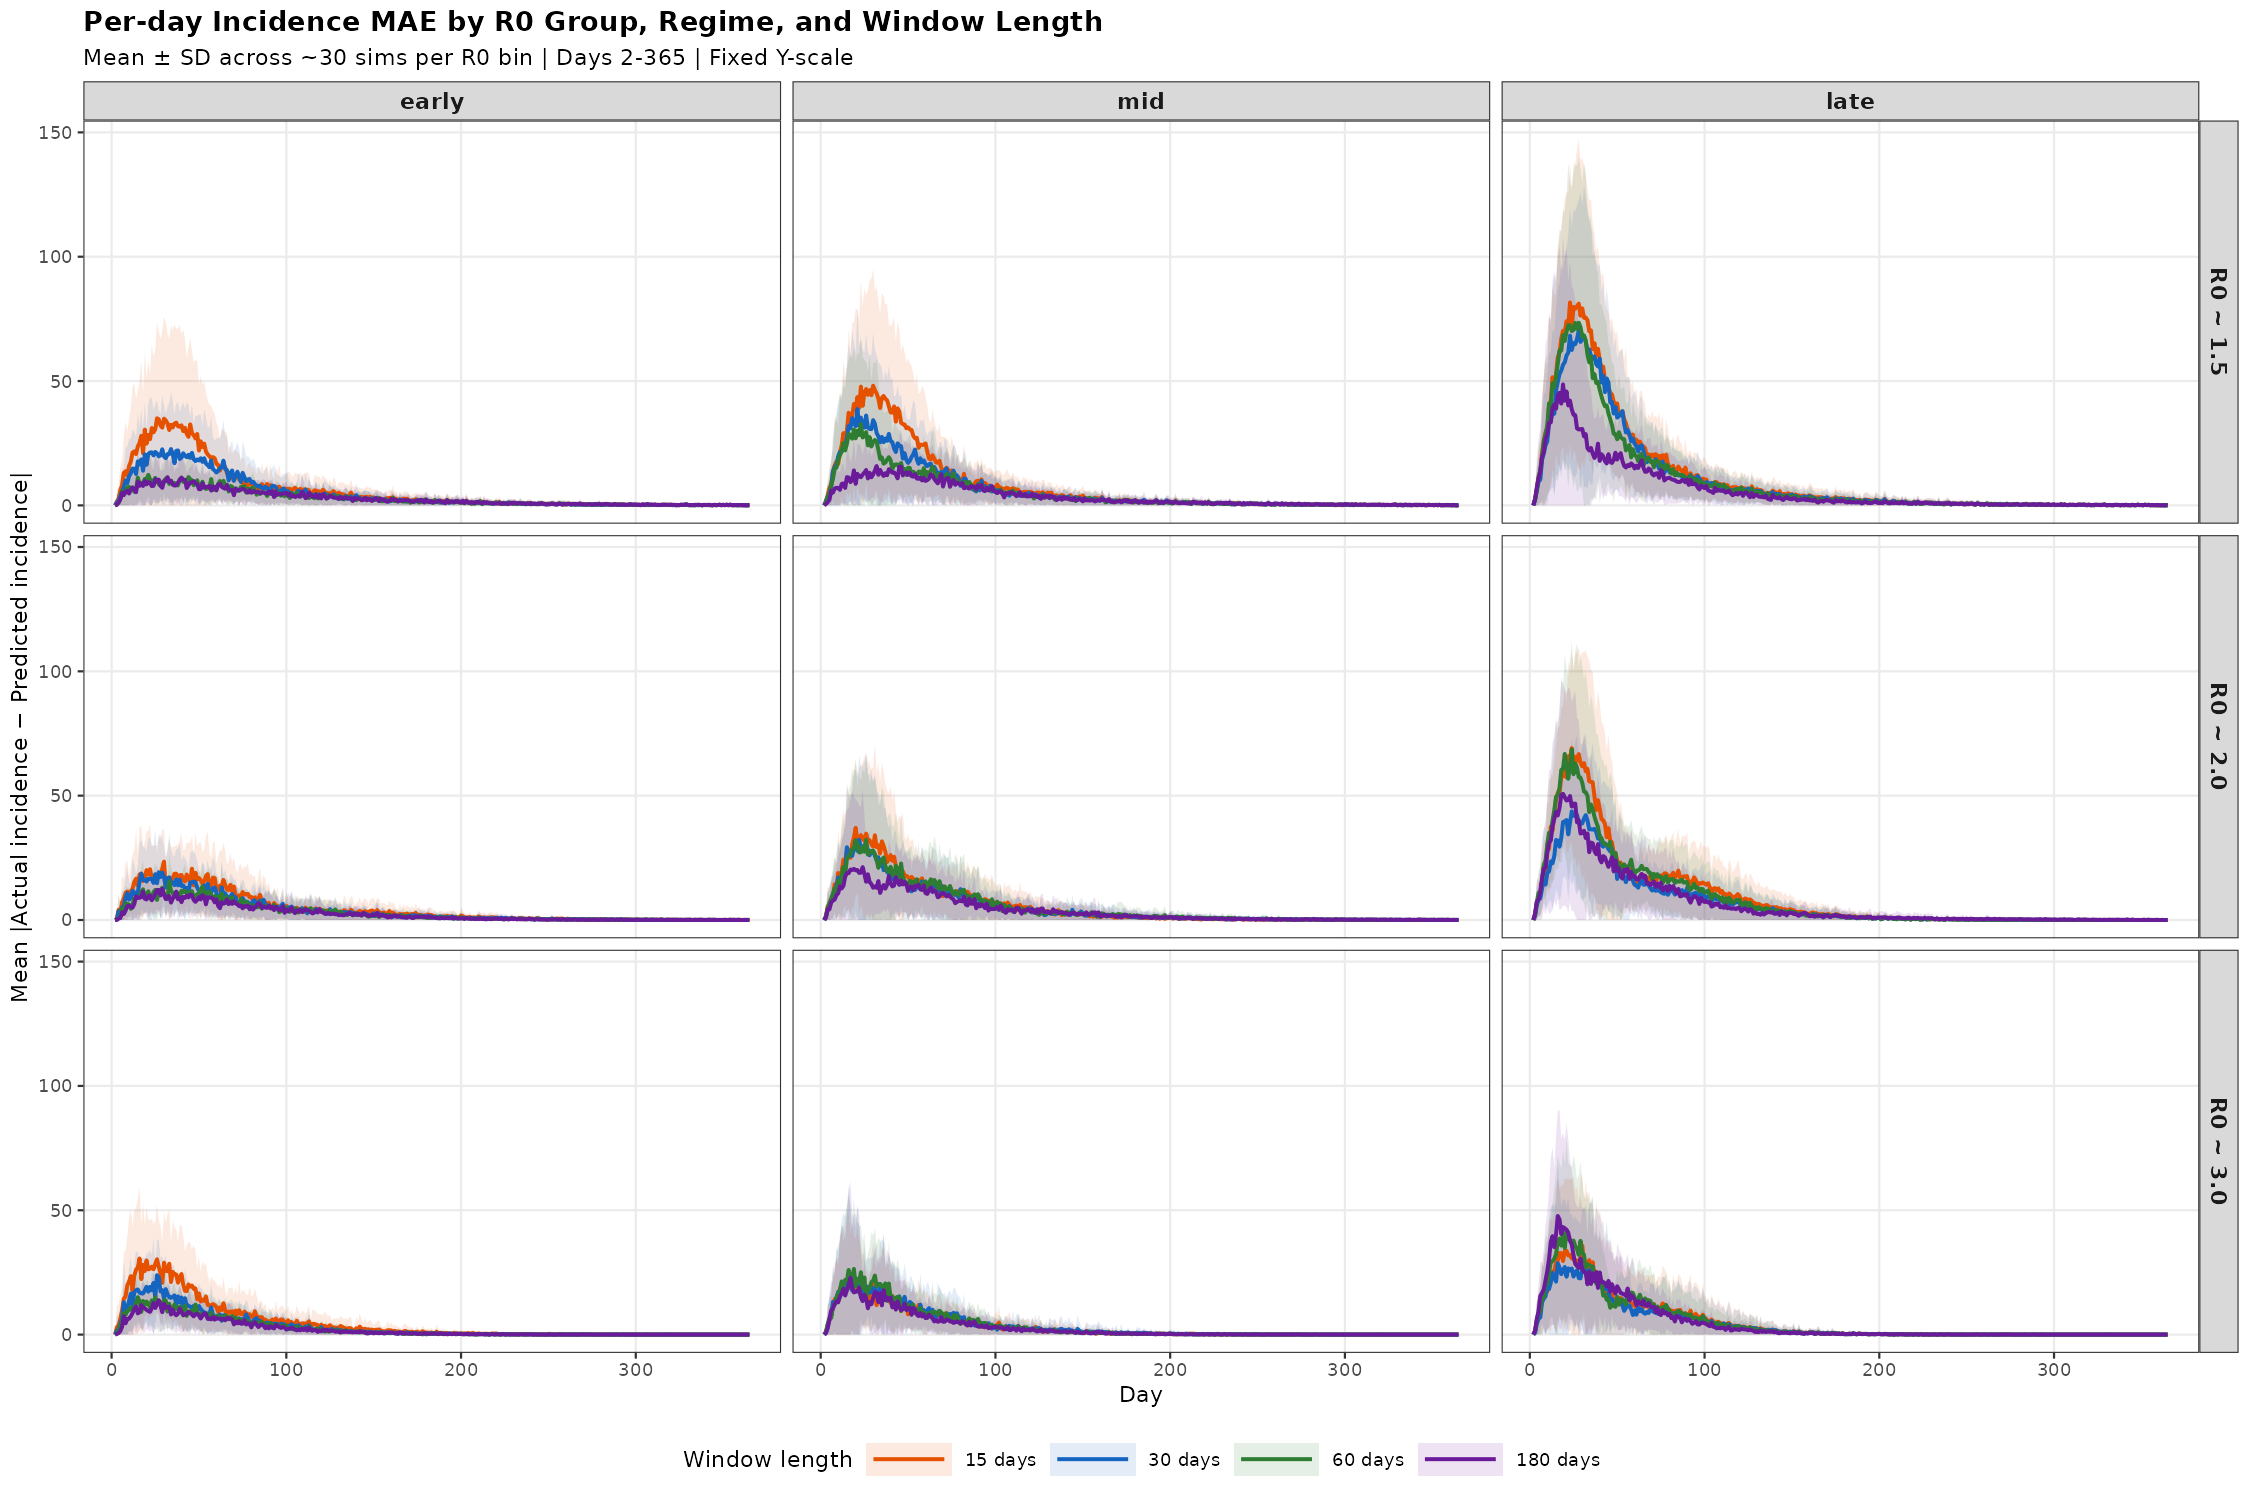

R code for this plot:
# =============================================================================
#  mae_by_r0_window.R
#
#  Per-day incidence MAE grouped by true R0 bin and observation window length.
#
#  Layout: facet_grid(R0 bin ~ regime), colored lines per window length.
#          Y-scales are FIXED across all panels so trends are comparable.
#          Day 1 excluded from plots.
#
#  R0 bins:
#    "R0 ~ 1.5"  : true R0 in [1.2, 1.8)
#    "R0 ~ 2.0"  : true R0 in [1.8, 2.5)
#    "R0 ~ 3.0"  : true R0 in [2.5, 3.8)
#
#  Windows shown: 15d, 30d, 60d, 180d  x  early / mid / late
#
#  Usage: Rscript mae_by_r0_window.R
#  Prerequisite: generate_tuned_predictions.py must have been run first.
# =============================================================================

suppressPackageStartupMessages({
  library(epiworldR)
  library(ggplot2)
  library(dplyr)
  library(tidyr)
  library(patchwork)
})

# ---------------------------------------------------------------------------
# Config
# ---------------------------------------------------------------------------
DATA_DIR     <- path.expand("~/sima/epiworldRcalibrate_SEIR/SEIR_epi_reconstruction")
CONTACT_RATE <- 1
NDAYS        <- 365L
N_PER_BIN    <- 30     # sims sampled from each R0 bin

# All three regimes x four lengths = 12 windows
WINDOWS_SHOW <- c(
  "early_015d", "early_030d", "early_060d", "early_180d",
  "mid_015d",   "mid_030d",   "mid_060d",   "mid_180d",
  "late_015d",  "late_030d",  "late_060d",  "late_180d"
)
WIN_LABELS <- c(
  "015d" = "15 days", "030d" = "30 days",
  "060d" = "60 days", "180d" = "180 days"
)

R0_BINS <- list(
  "R0 ~ 1.5" = c(1.2, 1.8),
  "R0 ~ 2.0" = c(1.8, 2.5),
  "R0 ~ 3.0" = c(2.5, 3.8)
)

set.seed(42)

# ---------------------------------------------------------------------------
# Load data
# ---------------------------------------------------------------------------
preds_file <- file.path(DATA_DIR, "test_bilstm_predictions_tuned.csv")
if (!file.exists(preds_file)) {
  # fall back to old predictions if tuned not yet generated
  preds_file <- file.path(DATA_DIR, "test_bilstm_predictions.csv")
  cat("NOTE: using old predictions (run generate_tuned_predictions.py for tuned model)\n")
}

actual    <- read.csv(file.path(DATA_DIR, "test_actual_parameters.csv"))
preds_all <- read.csv(preds_file)

cat(sprintf("Loaded %d test sims, %d prediction rows\n",
            nrow(actual), nrow(preds_all)))

# Keep only windows of interest
preds_all <- preds_all |> filter(window %in% WINDOWS_SHOW)

# ---------------------------------------------------------------------------
# Assign R0 bins
# ---------------------------------------------------------------------------
assign_bin <- function(R0_vals) {
  out <- rep(NA_character_, length(R0_vals))
  for (nm in names(R0_BINS)) {
    lo <- R0_BINS[[nm]][1]; hi <- R0_BINS[[nm]][2]
    out[R0_vals >= lo & R0_vals < hi] <- nm
  }
  out
}

actual <- actual |> mutate(r0_bin = assign_bin(R0))
cat("Sims per R0 bin:\n")
print(table(actual$r0_bin, useNA = "ifany"))

# ---------------------------------------------------------------------------
# Sample sims from each bin
# ---------------------------------------------------------------------------
sampled_ids <- actual |>
  filter(!is.na(r0_bin)) |>
  group_by(r0_bin) |>
  slice_sample(n = N_PER_BIN) |>
  ungroup() |>
  select(sim_idx, r0_bin)

cat(sprintf("\nUsing %d sims total (%d per bin)\n", nrow(sampled_ids), N_PER_BIN))

# ---------------------------------------------------------------------------
# Helper: single deterministic SEIR run -> incidence vector (days 1-365)
# ---------------------------------------------------------------------------
run_seir_single <- function(n, prevalence, beta, incub, recov, seed = 1L) {
  n_int <- max(as.integer(round(n)), 10L)
  prev  <- max(min(prevalence, 1.0), 1.0 / n_int)
  model <- ModelSEIRCONN(
    name              = "sim",
    n                 = n_int,
    prevalence        = prev,
    contact_rate      = CONTACT_RATE,
    transmission_rate = max(beta / CONTACT_RATE, 1e-6),
    incubation_days   = max(incub, 1.0),
    recovery_rate     = max(recov, 1e-6)
  )
  verbose_off(model)
  run(model, ndays = NDAYS + 1L, seed = as.integer(seed))
  inc <- plot_incidence(model, plot = FALSE)[, 2]
  inc <- inc[-1]   # drop day-0 init spike
  if (length(inc) < NDAYS) inc <- c(inc, rep(0L, NDAYS - length(inc)))
  as.numeric(inc[1:NDAYS])
}

# ---------------------------------------------------------------------------
# Main loop: for each sampled sim x window, compute per-day |act - pred|
# ---------------------------------------------------------------------------
n_total <- nrow(sampled_ids)
rows    <- vector("list", n_total * length(WINDOWS_SHOW))
idx     <- 1L

cat("\nRunning SEIR simulations...\n")

for (i in seq_len(n_total)) {
  sid     <- sampled_ids$sim_idx[i]
  r0_bin  <- sampled_ids$r0_bin[i]
  act     <- actual |> filter(sim_idx == sid)

  if ((i %% 10) == 0)
    cat(sprintf("  [%d/%d]\n", i, n_total))

  act_inc <- tryCatch(
    run_seir_single(act$n, act$prevalence, act$beta, act$incub, act$recov, seed = sid),
    error = function(e) NULL
  )
  if (is.null(act_inc)) next

  for (win_tag in WINDOWS_SHOW) {
    prd <- preds_all |> filter(sim_idx == sid, window == win_tag)
    if (nrow(prd) == 0) next

    pred_inc <- tryCatch(
      run_seir_single(act$n, act$prevalence, prd$beta_pred[1],
                      act$incub, act$recov, seed = sid),
      error = function(e) NULL
    )
    if (is.null(pred_inc)) next

    rows[[idx]] <- data.frame(
      sim_idx = sid,
      r0_bin  = r0_bin,
      window  = win_tag,
      day     = 1:NDAYS,
      mae     = abs(act_inc - pred_inc),
      stringsAsFactors = FALSE
    )
    idx <- idx + 1L
  }
}

mae_df <- bind_rows(rows[seq_len(idx - 1L)])
cat(sprintf("Done. %d sim x window x day rows.\n", nrow(mae_df)))

# ---------------------------------------------------------------------------
# Average per-day MAE across sims in each (R0 bin, window)
# ---------------------------------------------------------------------------
mae_avg <- mae_df |>
  filter(day > 1) |>
  mutate(
    regime  = sub("_.*", "", window),                        # early/mid/late
    len_tag = sub("^[a-z]+_", "", window)                    # 015d/030d/...
  ) |>
  group_by(r0_bin, regime, len_tag, day) |>
  summarise(
    mean_mae = mean(mae, na.rm = TRUE),
    sd_mae   = sd(mae,   na.rm = TRUE),
    n_sims   = n(),
    .groups  = "drop"
  ) |>
  mutate(
    r0_bin  = factor(r0_bin, levels = names(R0_BINS)),
    regime  = factor(regime, levels = c("early", "mid", "late")),
    win_lab = factor(unname(WIN_LABELS[len_tag]),
                     levels = c("15 days", "30 days", "60 days", "180 days"))
  )

# ---------------------------------------------------------------------------
# Plot: fixed Y-scale across all R0 panels
# ---------------------------------------------------------------------------
win_colors <- c(
  "15 days"  = "#E65100",
  "30 days"  = "#1565C0",
  "60 days"  = "#2E7D32",
  "180 days" = "#6A1B9A"
)

p <- ggplot(mae_avg, aes(x = day, color = win_lab, fill = win_lab)) +
  geom_ribbon(aes(ymin = pmax(mean_mae - sd_mae, 0),
                  ymax = mean_mae + sd_mae),
              alpha = 0.12, color = NA) +
  geom_line(aes(y = mean_mae), linewidth = 0.9) +
  facet_grid(r0_bin ~ regime, scales = "fixed") +
  scale_color_manual(values = win_colors, name = "Window length") +
  scale_fill_manual(values  = win_colors, name = "Window length") +
  labs(
    title    = "Per-day Incidence MAE by R0 Group, Regime, and Window Length",
    subtitle = sprintf(
      "Mean ± SD across ~%d sims per R0 bin | Days 2-365 | Fixed Y-scale",
      N_PER_BIN
    ),
    x = "Day",
    y = "Mean |Actual incidence − Predicted incidence|"
  ) +
  theme_bw(base_size = 11) +
  theme(
    legend.position  = "bottom",
    legend.key.width = unit(1.5, "cm"),
    strip.text       = element_text(size = 11, face = "bold"),
    panel.grid.minor = element_blank(),
    plot.title       = element_text(face = "bold")
  )

out_path <- file.path(DATA_DIR, "mae_by_r0_window.png")
ggsave(out_path, p, width = 15, height = 10, dpi = 150)
cat(sprintf("\nSaved: %s\n", out_path))
print(p)

# ---------------------------------------------------------------------------
# Also save a summary table
# ---------------------------------------------------------------------------
summary_tbl <- mae_avg |>
  group_by(r0_bin, regime, win_lab) |>
  summarise(
    overall_mae  = mean(mean_mae),
    peak_mae_day = day[which.max(mean_mae)],
    peak_mae     = max(mean_mae),
    .groups = "drop"
  ) |>
  mutate(across(where(is.numeric), \(x) round(x, 3)))

cat("\n=== Summary: Mean MAE per R0 bin x window ===\n")
print(summary_tbl, n = 40)

write.csv(summary_tbl,
          file.path(DATA_DIR, "mae_by_r0_window_summary.csv"),
          row.names = FALSE)
cat("Saved: mae_by_r0_window_summary.csv\n")

# ---------------------------------------------------------------------------
# Parameter MAE: beta and R0 errors directly from predictions
# ---------------------------------------------------------------------------
param_mae <- preds_all |>
  filter(sim_idx %in% sampled_ids$sim_idx) |>
  left_join(sampled_ids, by = "sim_idx") |>
  mutate(
    err_beta = abs(beta_pred - beta_true),
    err_R0   = abs(R0_pred   - R0_true),
    regime   = factor(sub("_.*", "", window), levels = c("early", "mid", "late")),
    len_tag  = sub("^[a-z]+_", "", window),
    win_lab  = factor(unname(WIN_LABELS[len_tag]),
                      levels = c("15 days", "30 days", "60 days", "180 days")),
    r0_bin   = factor(r0_bin, levels = names(R0_BINS))
  ) |>
  group_by(r0_bin, regime, win_lab) |>
  summarise(
    mae_beta = mean(err_beta, na.rm = TRUE),
    mae_R0   = mean(err_R0,   na.rm = TRUE),
    sd_beta  = sd(err_beta,   na.rm = TRUE),
    sd_R0    = sd(err_R0,     na.rm = TRUE),
    .groups  = "drop"
  )

param_long <- bind_rows(
  param_mae |> mutate(param = "MAE \u03b2 (beta)", mae = mae_beta, sd = sd_beta),
  param_mae |> mutate(param = "MAE R\u2080",        mae = mae_R0,   sd = sd_R0)
) |>
  select(r0_bin, regime, win_lab, param, mae, sd) |>
  mutate(param = factor(param, levels = c("MAE \u03b2 (beta)", "MAE R\u2080")))

regime_colors <- c(early = "#E65100", mid = "#1565C0", late = "#2E7D32")

p_param <- ggplot(param_long,
                  aes(x = win_lab, y = mae, color = regime, group = regime)) +
  geom_line(linewidth = 0.9) +
  geom_point(size = 2.5) +
  geom_errorbar(aes(ymin = pmax(mae - sd, 0), ymax = mae + sd),
                width = 0.2, alpha = 0.6) +
  facet_grid(r0_bin ~ param, scales = "free_y") +
  scale_color_manual(values = regime_colors, name = "Regime") +
  labs(
    title    = "Parameter MAE (\u03b2 and R\u2080) by R0 Group, Regime, and Window Length",
    subtitle = sprintf("Mean \u00b1 SD across ~%d sims per R0 bin", N_PER_BIN),
    x = "Window length",
    y = "Mean |Predicted \u2212 True|"
  ) +
  theme_bw(base_size = 11) +
  theme(
    legend.position  = "bottom",
    strip.text       = element_text(size = 11, face = "bold"),
    panel.grid.minor = element_blank(),
    axis.text.x      = element_text(angle = 20, hjust = 1),
    plot.title       = element_text(face = "bold")
  )

out_param <- file.path(DATA_DIR, "mae_by_r0_window_params.png")
ggsave(out_param, p_param, width = 10, height = 10, dpi = 150)
cat(sprintf("Saved: %s\n", out_param))

# ---------------------------------------------------------------------------
# Combined plot: incidence MAE (top) + parameter MAE (bottom)
# ---------------------------------------------------------------------------
p_combined <- p / p_param +
  plot_layout(heights = c(2, 1.5)) +
  plot_annotation(
    title   = "BiLSTM Calibration Performance by R0 Group",
    subtitle = sprintf(
      "Top: per-day incidence MAE (Days 2-365) | Bottom: parameter errors | ~%d sims per R0 bin",
      N_PER_BIN
    ),
    theme = theme(
      plot.title    = element_text(face = "bold", size = 14),
      plot.subtitle = element_text(size = 10)
    )
  )

out_combined <- file.path(DATA_DIR, "mae_by_r0_window_combined.png")
ggsave(out_combined, p_combined, width = 15, height = 18, dpi = 150)
cat(sprintf("Saved: %s\n", out_combined))
